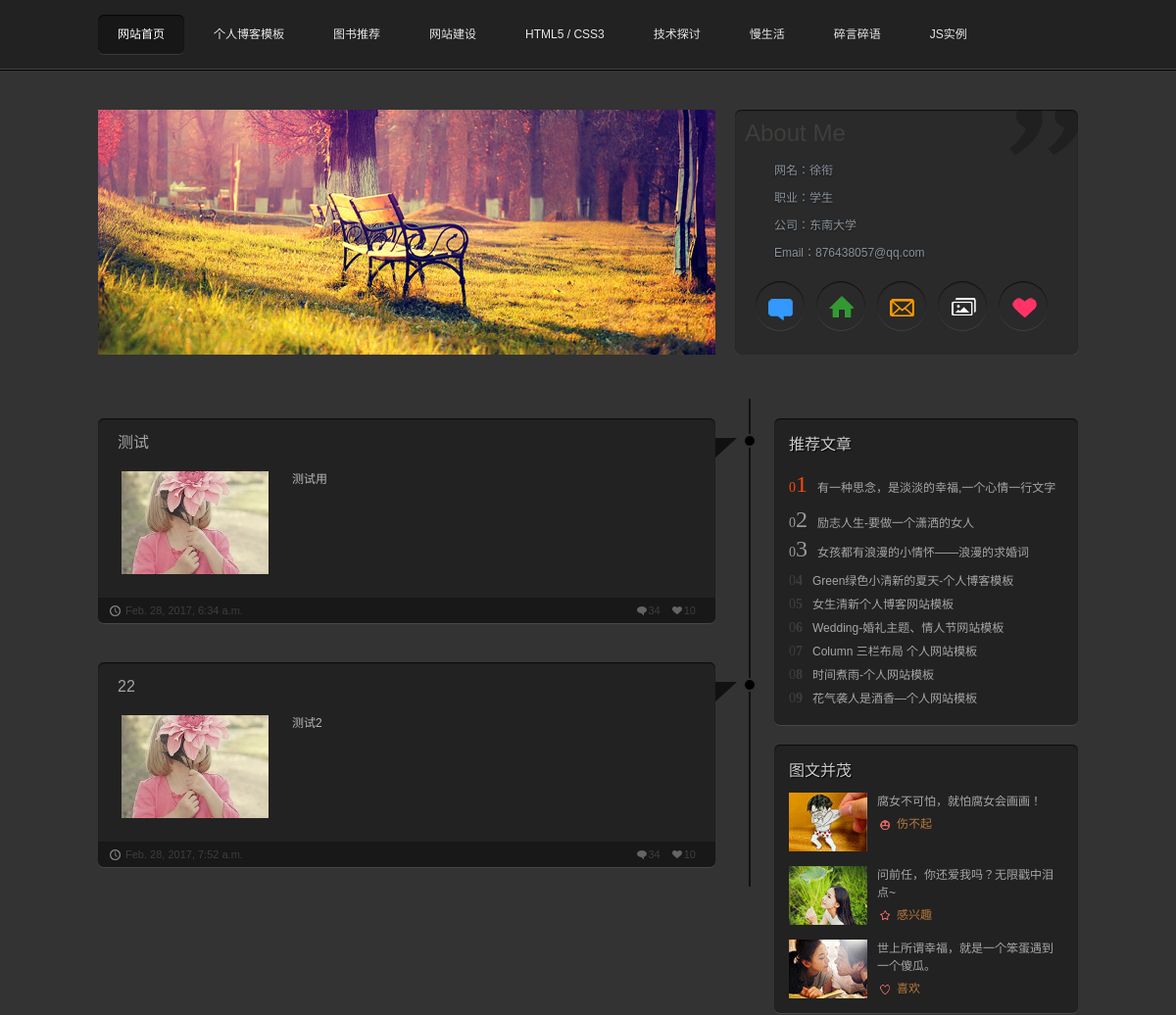
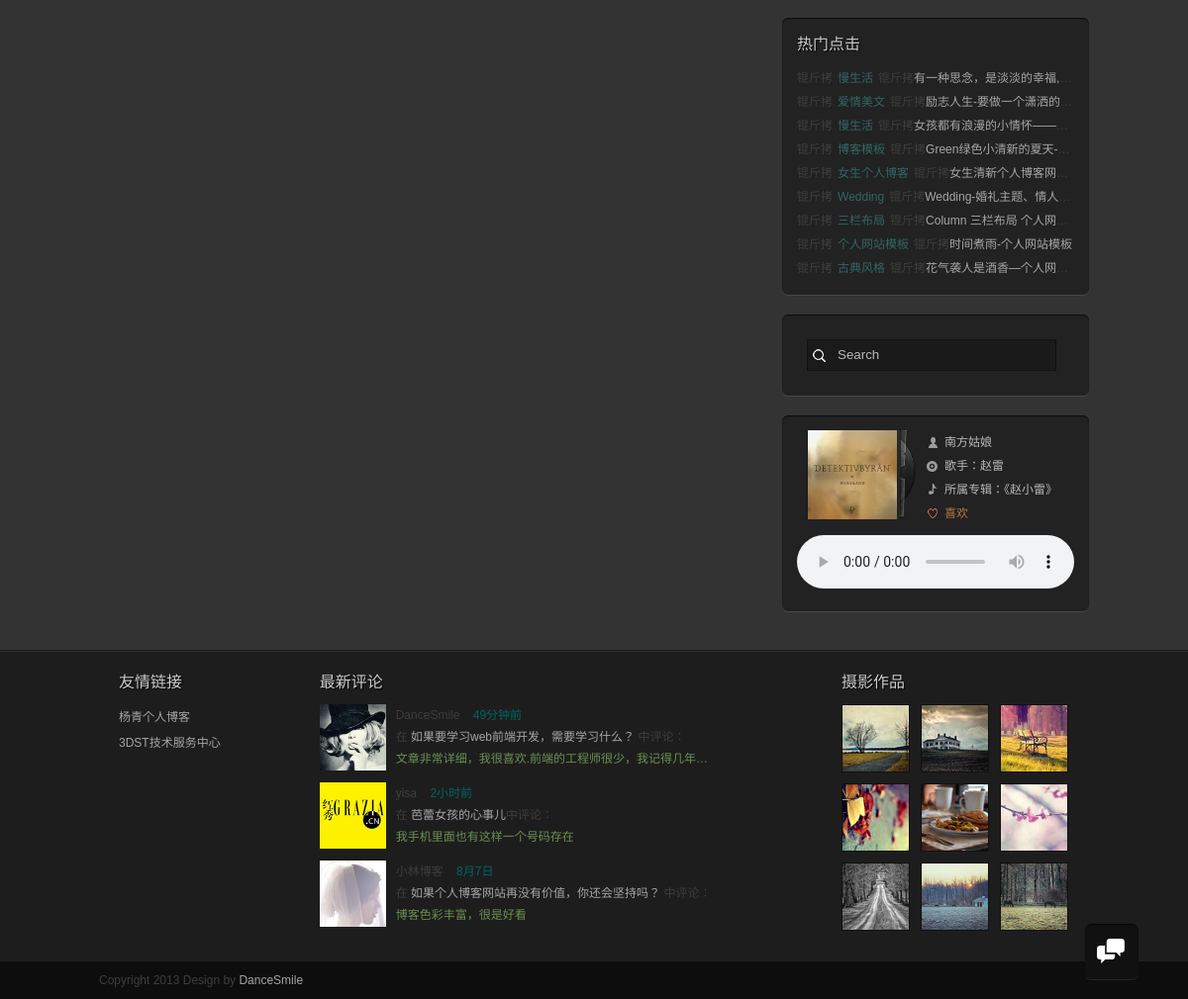
/easyblog/, run on the app's committed database (2 pictures, top to bottom).
### easyblog/models.py (models this page shows, shortened)
class UserInfo(models.Model):
    nickname = models.CharField(max_length=20)
    work = models.CharField(max_length=20)
    company = models.CharField(max_length=50)
    email = models.CharField(max_length=20)

class BlogBody(models.Model):
    blog_title = models.CharField(max_length=50)
    blog_body = models.TextField()
    blog_type = models.CharField(max_length=50)
    blog_timestamp = models.DateTimeField()
    blog_imgurl = models.CharField(max_length=50,null=True)
    blog_author = models.CharField(max_length=20)

### easyblog/views.py (the view)
def index(request):
    userinfo = UserInfo.objects.first()
    blog_body = BlogBody.objects.all()[:6]
    return render(request,
                  'index.html',
                  {'userinfo':userinfo,'blog_body':blog_body})

### easyblog/templates/index.html (shortened to what this page needs)
{% extends "base.html" %}
{% block bodycontent %}
<body>
<header>
  <nav id="nav">
    <ul>
      <li><a href="/" >网站首页</a></li>
      <li><a href="/download/" target="_blank" title="个人博客模板">个人博客模板</a></li>
      <li><a href="/book/" target="_blank" title="图书推荐">图书推荐</a></li>
      <li><a href="/web/" target="_blank" title="网站建设">网站建设</a></li>
      <li><a href="/newshtml5/" target="_blank" title="HTML5 / CSS3">HTML5 / CSS3</a></li>
      <li><a href="/jstt/" target="_blank" title="技术探讨">技术探讨</a></li>
      <li><a href="/news/s/" target="_blank" title="慢生活">慢生活</a></li>
      <li><a href="/newstalk/" target="_blank" title="碎言碎语">碎言碎语</a></li>
      <li><a href="/news/jsex/" target="_blank" title="JS 实例代码演示">JS实例</a></li>
    </ul>
  </nav>
</header>
<div id="mainbody">
  <div class="info">
    <figure> <img src="/static/images/art.jpg"  alt="Panama Hat">
    </figure>
    <div class="card">
      <h1>About Me</h1>
      <p>网名：{{ userinfo.nickname }}</p>
      <p>职业：{{ userinfo.work }}</p>
      <p>公司：{{ userinfo.company }}</p>
      <p>Email：{{ userinfo.email }}</p>
      <ul class="linkmore">
        <li><a href="/" class="talk" title="给我留言"></a></li>
        <li><a href="/" class="address" title="联系地址"></a></li>
        <li><a href="/" class="email" title="给我写信"></a></li>
        <li><a href="/" class="photos" title="生活照片"></a></li>
        <li><a href="/" class="heart" title="关注我"></a></li>
      </ul>
    </div>
  </div>
  <div class="blank"></div>
  <div class="blogs">
    <ul class="bloglist">
      {% for content in blog_body %}
        <li>
        <div class="arrow_box">
          <div class="ti"></div>
          <div class="ci"></div>
          <h2 class="title"><a href="{% url 'article' content.id %}" target="_blank">{{ content.blog_title }}</a></h2>
          <ul class="textinfo">
            <a href="/"><img src="{{ content.blog_imgurl }}"></a>
            <p>{{ content.blog_body }}</p>
          </ul>
          <ul class="details">
            <li class="likes"><a href="#">10</a></li>
            <li class="comments"><a href="#">34</a></li>
            <li class="icon-time"><a href="#">{{ content.blog_timestamp }}</a></li>
          </ul>
        </div>
      </li>
        {% endfor %}
    </ul>
    <aside>
      <div class="tuijian">
        <h2>推荐文章</h2>
        <ol>
          <li><span><strong>1</strong></span><a href="/">有一种思念，是淡淡的幸福,一个心情一行文字</a></li>
          <li><span><strong>2</strong></span><a href="/">励志人生-要做一个潇洒的女人</a></li>
          <li><span><strong>3</strong></span><a href="/">女孩都有浪漫的小情怀――浪漫的求婚词</a></li>
          <li><span><strong>4</strong></span><a href="/">Green绿色小清新的夏天-个人博客模板</a></li>
          <li><span><strong>5</strong></span><a href="/">女生清新个人博客网站模板</a></li>
          <li><span><strong>6</strong></span><a href="/">Wedding-婚礼主题、情人节网站模板</a></li>
          <li><span><strong>7</strong></span><a href="/">Column 三栏布局 个人网站模板</a></li>
          <li><span><strong>8</strong></span><a href="/">时间煮雨-个人网站模板</a></li>
          <li><span><strong>9</strong></span><a href="/">花气袭人是酒香―个人网站模板</a></li>
        </ol>
      </div>
      <div class="toppic">
        <h2>图文并茂</h2>
        <ul>
          <li><a href="/"><img src="/static/images/k01.jpg">腐女不可怕，就怕腐女会画画！
            <p>伤不起</p>
            </a></li>
          <li><a href="/"><img src="/static/images/k02.jpg">问前任，你还爱我吗？无限戳中泪点~
            <p>感兴趣</p>
            </a></li>
          <li><a href="/"><img src="/static/images/k03.jpg">世上所谓幸福，就是一个笨蛋遇到一个傻瓜。
            <p>喜欢</p>
            </a></li>
        </ul>
      </div>
      <div class="clicks">
        <h2>热门点击</h2>
        <ol>
          <li><span><a href="/">慢生活</a></span><a href="/">有一种思念，是淡淡的幸福,一个心情一行文字</a></li>
          <li><span><a href="/">爱情美文</a></span><a href="/">励志人生-要做一个潇洒的女人</a></li>
          <li><span><a href="/">慢生活</a></span><a href="/">女孩都有浪漫的小情怀――浪漫的求婚词</a></li>
          <li><span><a href="/">博客模板</a></span><a href="/">Green绿色小清新的夏天-个人博客模板</a></li>
          <li><span><a href="/">女生个人博客</a></span><a href="/">女生清新个人博客网站模板</a></li>
          <li><span><a href="/">Wedding</a></span><a href="/">Wedding-婚礼主题、情人节网站模板</a></li>
          <li><span><a href="/">三栏布局</a></span><a href="/">Column 三栏布局 个人网站模板</a></li>
          <li><span><a href="/">个人网站模板</a></span><a href="/">时间煮雨-个人网站模板</a></li>
          <li><span><a href="/">古典风格</a></span><a href="/">花气袭人是酒香―个人网站模板</a></li>
        </ol>
      </div>
      <div class="search">
        <form class="searchform" method="get" action="#">
          <input type="text" name="s" value="Search" onfocus="this.value=''" onblur="this.value='Search'">
        </form>
      </div>
      <div class="viny">
        <dl>
          <dt class="art"><img src="/static/images/artwork.png" alt="专辑"></dt>
          <dd class="icon-song"><span></span>南方姑娘</dd>
          <dd class="icon-artist"><span></span>歌手：赵雷</dd>
          <dd class="icon-album"><span></span>所属专辑：《赵小雷》</dd>
          <dd class="icon-like"><span></span><a href="/">喜欢</a></dd>
          <dd class="music">
            <audio src="/static/images/nf.mp3" controls></audio>
          </dd>
        </dl>
      </div>
    </aside>
  </div>
</div>
{% endblock bodycontent %}

### easyblog/templates/base.html (shortened to what this page needs)
<!doctype html>
<html>
<head>
<link href="/static/css/styles.css" rel="stylesheet">
<link href="/static/css/view.css" rel="stylesheet">
<link href="/static/css/lrtk.css" rel="stylesheet" />
</head>
{% block bodycontent %}
{% endblock bodycontent %}
<footer>
  <div class="footer-mid">
    <div class="links">
      <h2>友情链接</h2>
      <ul>
        <li><a href="/">杨青个人博客</a></li>
        <li><a href="http://www.3dst.com">3DST技术服务中心</a></li>
      </ul>
    </div>
    <div class="visitors">
      <h2>最新评论</h2>
      <dl>
        <dt><img src="/static/images/s8.jpg">
        <dt>
        <dd>DanceSmile
          <time>49分钟前</time>
        </dd>
        <dd>在 <a href="http://www.yangqq.com/jstt/bj/2013-07-28/530.html#comments" class="title">如果要学习web前端开发，需要学习什么？ </a>中评论：</dd>
        <dd>文章非常详细，我很喜欢.前端的工程师很少，我记得几年前yahoo花高薪招聘前端也招不到</dd>
      </dl>
      <dl>
        <dt><img src="/static/images/s7.jpg">
        <dt>
        <dd>yisa
          <time>2小时前</time>
        </dd>
        <dd>在 <a href="http://www.yangqq.com/news/s/2013-07-31/533.html#comments" class="title">芭蕾女孩的心事儿</a>中评论：</dd>
        <dd>我手机里面也有这样一个号码存在</dd>
      </dl>
      <dl>
        <dt><img src="/static/images/s6.jpg">
        <dt>
        <dd>小林博客
          <time>8月7日</time>
        </dd>
        <dd>在 <a href="http://www.yangqq.com/jstt/bj/2013-06-18/285.html#comments" class="title">如果个人博客网站再没有价值，你还会坚持吗？ </a>中评论：</dd>
        <dd>博客色彩丰富，很是好看</dd>
      </dl>
    </div>
    <section class="flickr">
      <h2>摄影作品</h2>
      <ul>
        <li><a href="/"><img src="/static/images/01.jpg"></a></li>
        <li><a href="/"><img src="/static/images/02.jpg"></a></li>
        <li><a href="/"><img src="/static/images/03.jpg"></a></li>
        <li><a href="/"><img src="/static/images/04.jpg"></a></li>
        <li><a href="/"><img src="/static/images/05.jpg"></a></li>
        <li><a href="/"><img src="/static/images/06.jpg"></a></li>
        <li><a href="/"><img src="/static/images/07.jpg"></a></li>
        <li><a href="/"><img src="/static/images/08.jpg"></a></li>
        <li><a href="/"><img src="/static/images/09.jpg"></a></li>
      </ul>
    </section>
  </div>
  <div class="footer-bottom">
    <p>Copyright 2013 Design by <a href="http://www.yangqq.com">DanceSmile</a></p>
  </div>
</footer>
<div id="tbox"> <a id="togbook" href="/e/tool/gbook/?bid=1"></a> <a id="gotop" href="javascript:void(0)"></a> </div>
</body>
</html>

### easyblog/static/css/lrtk.css (style rules this page uses)
#tbox { width: 54px; float: right; position: fixed; right: 50px; bottom: 15px; _position: absolute; _bottom: auto; _top:expression(eval(document.documentElement.scrollTop+document.documentElement.clientHeight-this.offsetHeight-(parseInt(this.currentStyle.marginTop, 10)||0)-(parseInt(this.currentStyle.marginBottom, 10)||0))); _margin-bottom: 15px; }
#togbook, #gotop { width: 54px; height: 56px; display: block; background:url(../images/icons.png) no-repeat #111 ;box-shadow: 0px 1px 0px rgba(255,255,255,.1), inset 0px 1px 1px rgba(0,0,0,.7); border-radius: 6px; }
#togbook { margin: 5px 0 ;background-position:10px -407px; }

### data on the page
UserInfo: nickname "徐衔", work "学生", company "东南大学", email "876438057@qq.com"
BlogBody: blog_title "测试", blog_imgurl (picture), blog_body "测试用", blog_timestamp "Feb. 28, 2017, 6:34 a.m."
BlogBody: blog_title "22", blog_imgurl (picture), blog_body "测试2", blog_timestamp "Feb. 28, 2017, 7:52 a.m."
